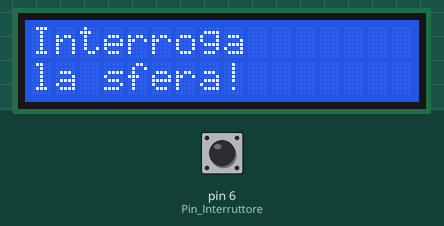
This sketch was run on a simulated Arduino Uno, built with avr-gcc and run on an emulated ATmega328P. Shown: 16×2 character LCD. Inputs (shaded band) come from the test bench; at power-on: pin 6 (Pin_Interruttore) LOW. Random numbers use the default seed unless the sketch sets one.

Above: at 1.2 s.
1.3 s: pin 6 (Pin_Interruttore) pulsed HIGH 5 times (0.12 s each, 0.3 s apart)
At 2.2 s:
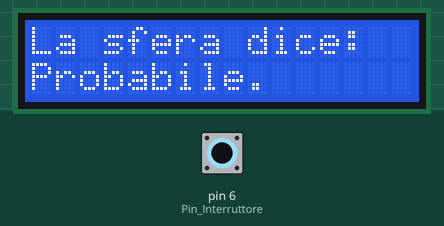
At 3.1 s:
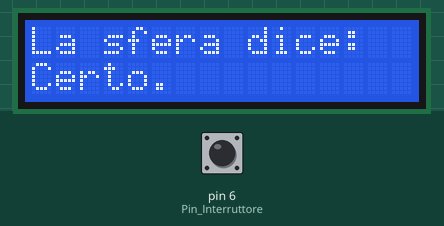
4.3 s: pin 6 (Pin_Interruttore) pulsed HIGH 2 times (0.12 s each, 0.3 s apart)
At 5.8 s:
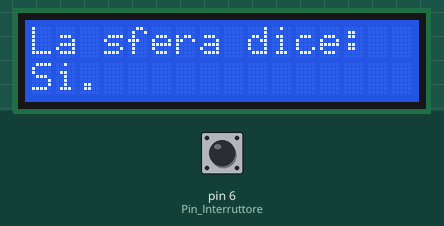
Timing chart, 0 to 7.3 s (numbered marks = the images above; inputs shaded):
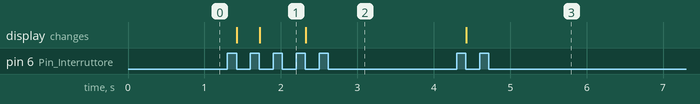

Measured:
- after the input at 1.3 s, the display: first changes after 0.12 s (image 1 shows a later state)
- after the input at 4.3 s, the display: changes after 0.12 s (image 3)

The sketch:

Sfera_di_cristallo_software.ino
```cpp
#include <LiquidCrystal.h>                                                            //Importa la libreria LiquidCrystal.
LiquidCrystal lcd(12, 11, 5, 4, 3, 2);                                                //Dichiarazione pin utilizzati dallo schermo LCD.

const int Pin_Interruttore = 6;                                                       //Pin 6 = Interruttore.
int Stato_Interruttore = 0;                                                           //Stato interruttore.
int Precedente_Stato_Interruttore = 0;                                                //Precedente stato interruttore.
int Risposta;                                                                         //Risposta della sfera.

void setup()
{
  lcd.begin(16, 2);                                                                   //Specifica la larghezza dello schermo.
  pinMode(Pin_Interruttore, INPUT);                                                   //L'interruttore viene usato come input.
  lcd.print("Interroga");                                                             //Scrive sul display.
  lcd.setCursor(0, 1);                                                                //Posiziona il cursore in base alle coordinate.
  lcd.print("la sfera!");                                                             //Scrive sul display.
}

void loop()
{
  Stato_Interruttore = digitalRead(Pin_Interruttore);                                 //Lettura dello stato dell'interruttore.
  if (Stato_Interruttore != Precedente_Stato_Interruttore)                            //Se e' diverso il valore delle due variabili...
  {
    if (Stato_Interruttore == LOW)                                                    //Se e' LOW sceglie una risposta a caso.
    {
      Risposta = random(8);
      lcd.clear();                                                                    //Pulisce lo schermo.
      lcd.setCursor(0, 0);                                                            //Posiziona il cursore in base alle coordinate.
      lcd.print("La sfera dice:");                                                    //Scrive sul display.
      lcd.setCursor(0, 1);                                                            //Posiziona il cursore.
      switch(Risposta)                                                                //Esegue diversi pezzi di codice a seconda del parametro specificato.
    {
      case 0:
      lcd.print("Si.");
      break;
      case 1:
      lcd.print("Probabile.");
      break;
      case 2:
      lcd.print("Certo.");
      break;
      case 3:
      lcd.print("Bene.");
      break;
      case 4:
      lcd.print("Forse.");
      break;
      case 5:
      lcd.print("Chiedi ancora.");
      break;
      case 6:
      lcd.print("Improbabile.");
      break;
      case 7:
      lcd.print("No.");
      break;
    }
  }
}
Precedente_Stato_Interruttore = Stato_Interruttore;                                     //Assegna lo stesso valore alle due variabli per il loop successivo.
}
```
